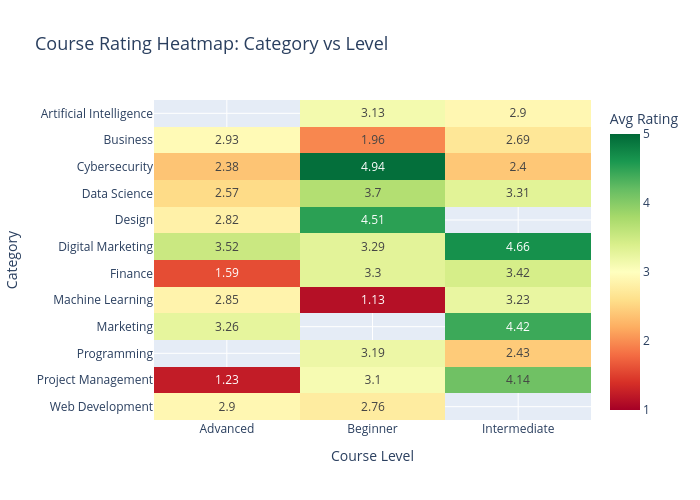

Notebook code for this chart:
### Code cell
heatmap_data=courses.groupby(
    ["CourseCategory","CourseLevel"]
)["CourseRating"].mean().unstack().round(2)

fig6=px.imshow(
    heatmap_data, 
    color_continuous_scale="RdYlGn", 
    zmin=1,zmax=5, 
    title="Course Rating Heatmap: Category vs Level", 
    labels={"x":"Course Level","y": "Category","color": "Avg Rating"}, 
    text_auto=True, 
    aspect="auto"
)

fig6.update_layout(
    title_font_size=18, 
    width=700, 
    height=500, 
    xaxis=dict(side="bottom")
)

fig6.show()

### Figure 1 — Plotly figure (JSON) as saved in the notebook; plotly's stock layout.template omitted (floating-point values rounded to 4 significant figures)
{"data": [{"coloraxis": "coloraxis", "hovertemplate": "Course Level: %{x}<br>Category: %{y}<br>Avg Rating: %{z}<extra></extra>", "name": "0", "texttemplate": "%{z}", "type": "heatmap", "x": ["Advanced", "Beginner", "Intermediate"], "xaxis": "x", "y": ["Artificial Intelligence", "Business", "Cybersecurity", "Data Science", "Design", "Digital Marketing", "Finance", "Machine Learning", "Marketing", "Programming", "Project Management", "Web Development"], "yaxis": "y", "z": [[NaN, 3.13, 2.9], [2.93, 1.96, 2.69], [2.38, 4.94, 2.4], [2.57, 3.7, 3.31], [2.82, 4.51, NaN], [3.52, 3.29, 4.66], [1.59, 3.3, 3.42], [2.85, 1.13, 3.23], [3.26, NaN, 4.42], [NaN, 3.19, 2.43], [1.23, 3.1, 4.14], [2.9, 2.76, NaN]]}], "layout": {"coloraxis": {"cmax": 5, "cmin": 1, "colorbar": {"title": {"text": "Avg Rating"}}, "colorscale": [[0, "rgb(165,0,38)"], [0.1, "rgb(215,48,39)"], [0.2, "rgb(244,109,67)"], [0.3, "rgb(253,174,97)"], [0.4, "rgb(254,224,139)"], [0.5, "rgb(255,255,191)"], [0.6, "rgb(217,239,139)"], [0.7, "rgb(166,217,106)"], [0.8, "rgb(102,189,99)"], [0.9, "rgb(26,152,80)"], [1, "rgb(0,104,55)"]]}, "height": 500, "title": {"font": {"size": 18}, "text": "Course Rating Heatmap: Category vs Level"}, "width": 700, "xaxis": {"anchor": "y", "domain": [0, 1], "side": "bottom", "title": {"text": "Course Level"}}, "yaxis": {"anchor": "x", "autorange": "reversed", "domain": [0, 1], "title": {"text": "Category"}}}}
